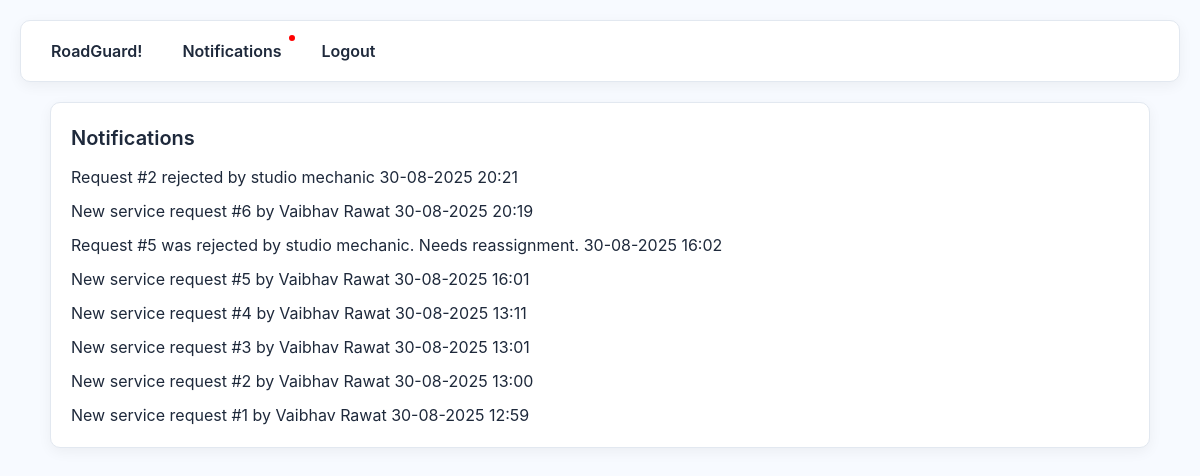
/notifications (signed in), run on the app's committed database.
### app.py (models this page shows)
class Notification(db.Model):
    id = db.Column(db.Integer, primary_key=True)
    role = db.Column(db.String(20))
    user_id = db.Column(db.Integer, db.ForeignKey('user.id'), nullable=True)
    message = db.Column(db.Text)
    created_at = db.Column(db.DateTime, default=datetime.utcnow)
    user = db.relationship("User", backref="notifications")

### app.py (the view)
@app.route('/notifications')
@login_required
def notifications():
    notes = Notification.query.filter_by(user_id=current_user.id).order_by(Notification.created_at.desc()).all()
    return render_template('notifications.html', notifications=notes)

### app.py (called while the page is built)
@login_manager.user_loader
def load_user(user_id):
    return User.query.get(int(user_id))

### templates/notifications.html (shortened to what this page needs)
{% extends 'layout.html' %}
{% block content %}
<div class="card fade-in">
  <h2>Notifications</h2>
  {% if notifications %}
    <ul class="simple">
      {% for note in notifications %}
        <li>{{ note.message }}
          <span class="small-muted">{{ note.created_at.strftime('%d-%m-%Y %H:%M') }}</span>
        </li>
      {% endfor %}
    </ul>
  {% else %}
    <div class="empty">No notifications yet.</div>
  {% endif %}
</div>
{% endblock %}

### static/style.css (style rules this page uses)
:root { --bg: #f7faff; --card: #ffffff; --border: #e2e8f0; --text: #1e293b; --muted: #64748b; --blue: #1d70f7; --blue-hover: #155fd1; --radius: 10px; --shadow: 0 4px 14px rgba(0,0,0,0.05); --max-width: 1100px; font-size: 16px; }
* { box-sizing: border-box; margin: 0; padding: 0; }
body { font-family: 'Inter', sans-serif; background: var(--bg); color: var(--text); line-height: 1.5; padding: 20px; }
.card { background: var(--card); border: 1px solid var(--border); border-radius: var(--radius); padding: 20px; box-shadow: var(--shadow); margin-bottom: 20px; }
h1,h2,h3 { margin-bottom: 12px; font-weight: 600; }
h2 { font-size: 1.25rem; color: var(--text); }
ul.simple { list-style: none; display: flex; flex-direction: column; gap: 10px; }

### data on the page
Notification: message "Request #2 rejected by studio mechanic", created_at "30-08-2025 20:21"
Notification: message "New service request #6 by Vaibhav Rawat", created_at "30-08-2025 20:19"
Notification: message "Request #5 was rejected by studio mechanic. Needs reassignment.", created_at "30-08-2025 16:02"
Notification: message "New service request #5 by Vaibhav Rawat", created_at "30-08-2025 16:01"
Notification: message "New service request #4 by Vaibhav Rawat", created_at "30-08-2025 13:11"
Notification: message "New service request #3 by Vaibhav Rawat", created_at "30-08-2025 13:01"
Notification: message "New service request #2 by Vaibhav Rawat", created_at "30-08-2025 13:00"
Notification: message "New service request #1 by Vaibhav Rawat", created_at "30-08-2025 12:59"
